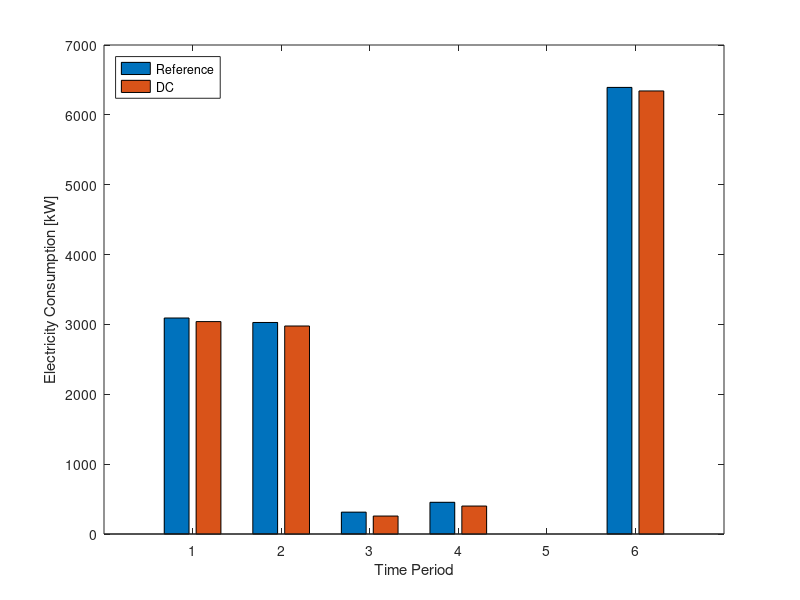

Source code (MATLAB): (Note: this script raises an error after producing the figure.)
function part3_hpvent_results
%% 3.1 Reference

Qheating = [12907, 12643, 1307, 1896, 0, 26688];
Edemand = [3092, 3028, 313, 454, 0, 6393];

%% 3.2 DC
Qrad_DC = [309.78, 309.731, 287.793, 295.593, 0, 311];
Qheating_DC = zeros(6, 1);
for i = 1:6
    Qheating_DC(i) = Qheating(i) - Qrad_DC(i);
end
E_DC = [3040.76, 2977.5, 257.096, 400.202, 0, 6342.34];

%% 3.3 Vent-minTC
E_Vent = [3091.88, 3028.63, 313.102, 454.312, 0, 6393.13];
Qheating_Vent = [12906.6, 12642.6, 1307, 1896.46, 0, 26687.2];

%% 3.3 Vent-minOP
E_Vent_minOP = [2548.08, 2497.71, 270.927, 308.515, 0, 5731.57];
Qheating_Vent_minOP = [10636.6, 10426.3, 1130.95, 1287.85, 0, 23925.6];

%% 3.4 Vent HP-minTC
Qheating_venthp = [11329, 11100.6, 1165.83, 1429.42, 0, 24663.9];
E1_venthp = [2713, 2659, 279, 342, 0, 5908];
E2_venthp = [0.207108, 0.207108, 0.0371087, 0.0286885, 0.0259967, 0.207108];
E_ventHP = zeros(6, 1);

%% 3.4 Vent HP-minOP
Qheating_minOP = [10731.5, 11150.2, 1129.31, 1267.97, 0, 24702];
E_minOP = [2570.81, 2671.12, 270.535, 303.751,  0, 5917.56];

%% 3.2 Electricity consumption

E_DC_ref = zeros(1,1);
for i = 1:length(E1_venthp)
    E_DC_ref(i, 1) = Edemand(i);
    E_DC_ref(i, 2) = E_DC(i);
end

E_DC_bar = bar(E_DC_ref)
xlabel('Time Period')
ylabel('Electricity Consumption [kW]')

legend(E_DC_bar(:), {'Reference', 'DC'}, 'Location', 'northwest')
figExport(8, 6, 'E_DC')

%% 3.3 Electricity consumption

E_Vent_ref = zeros(6,3);
for i = 1:length(Edemand)
    E_Vent_ref(i, 1) = Edemand(i);
    E_Vent_ref(i, 2) = E_Vent(i);
    E_Vent_ref(i, 3) = E_Vent_minOP(i);
end

E_Vent_bar = bar(E_Vent_ref)
xlabel('Time Period')
ylabel('Electricity Consumption [kW]')

legend(E_Vent_bar(:), {'Reference', 'min.: total cost', 'min.: operational cost'}, 'Location', 'northwest')
figExport(8, 6, 'E_Vent')

%% 3.4 Electricity consumption

for i = 1:length(E1_venthp)
    E_ventHP(i, 1) = Edemand(i);
    E_ventHP(i, 2) = E1_venthp(i);
    E_ventHP(i, 3) = E_minOP(i);
end

E_venthp_bar= bar(E_ventHP)
xlabel('Time Period')
ylabel('Electricity consumption [kW]')

legend(E_venthp_bar(:), {'Reference', 'min.: total cost', 'min.: operational cost'}, 'Location', 'northwest')
figExport(8, 6, 'E_venthp')

%% 3.2 Qheating demand

Q_DC_ref = zeros(1,1);
for i = 1:length(E1_venthp)
    Q_DC_ref(i, 1) = Qheating(i);
    Q_DC_ref(i, 2) = Qheating_DC(i);
end

Q_DC_bar = bar(Q_DC_ref)
xlabel('Time Period')
ylabel('Heating demand [kW]')

legend(Q_DC_bar(:), {'Reference', 'DC'}, 'Location', 'northwest')
figExport(8, 6, 'Q_DC')

%% 3.3 Qheating demand

Q_Vent_ref = zeros(6,3);
for i = 1:length(E1_venthp)
    Q_Vent_ref(i, 1) = Qheating(i);
    Q_Vent_ref(i, 2) = Qheating_Vent(i);
    Q_Vent_ref(i, 3) = Qheating_Vent_minOP(i);
end

Q_Vent_bar = bar(Q_Vent_ref)
xlabel('Time Period')
ylabel('Heating demand [kW]')

legend(Q_Vent_bar(:), {'Reference', 'min.: total cost', 'min.: operational cost'}, 'Location', 'northwest')
figExport(8, 6, 'Q_Vent')

%% 3.4 Qheating demand

Q_consolidate = zeros(1,1);
for i = 1:length(E1_venthp)
    Q_consolidate(i, 1) = Qheating(i);
    Q_consolidate(i, 2) = Qheating_venthp(i);
    Q_consolidate(i, 3) = Qheating_minOP(i);
end

Q_bar = bar(Q_consolidate)
xlabel('Time Period')
ylabel('Heating demand [kW]')

legend(Q_bar(:), {'Reference', 'min.: total cost', 'min.: operational cost'}, 'Location', 'northwest')
figExport(8, 6, 'Q_venthp')

end

function figExport(w,h,name)
fig = gcf;
fig.PaperOrientation = 'landscape';
fig.PaperSize = [w h];
fig.PaperPosition = [0 0 w h];
% fig.Renderer = 'Painters'; % for 3D plots
print(gcf, '-dpdf', [pwd '/figures/' name '.pdf']);
end